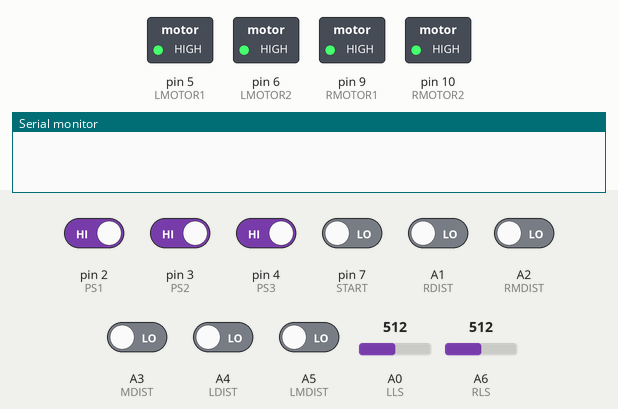
Bench run of a sketch on a simulated Arduino Nano, built with avr-gcc and run on an emulated ATmega328P. Shown: switched loads named in the sketch (green lamp = pin HIGH), the last lines printed to the serial monitor. Dashed ring = blinking. Inputs (shaded band) come from the test bench; at power-on: pin 2 (PS1), pin 3 (PS2), pin 4 (PS3) HIGH, A1 (RDIST), A2 (RMDIST), A3 (MDIST), A4 (LDIST), A5 (LMDIST), pin 7 (START) LOW, A0 (LLS) = 512, A6 (RLS) = 512.

Above: at 1.2 s.
1.3 s: pin 2 (PS1) driven LOW and pin 3 (PS2) driven LOW and pin 4 (PS3) driven LOW and pin 7 (START) driven HIGH and A1 (RDIST) driven HIGH
3.2 s: pin 3 (PS2) driven HIGH
At 4.4 s:
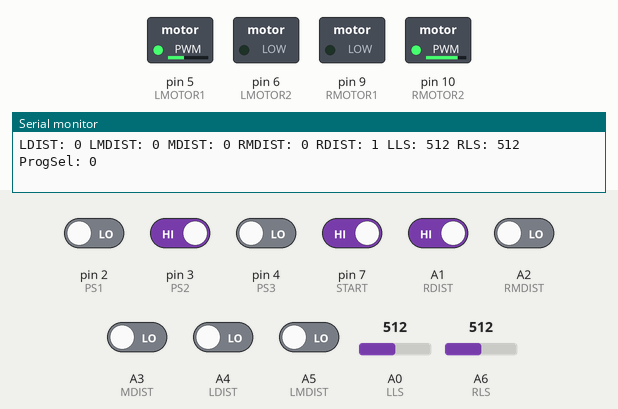
4.7 s: A0 (LLS) set to 36
6.2 s: A0 (LLS) set to 32
At 6.29 s:
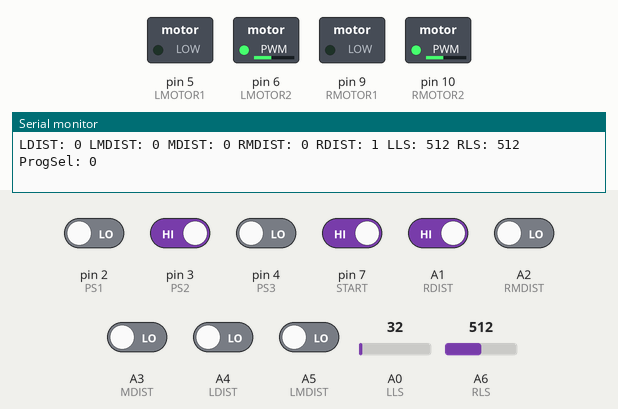
9.2 s: pin 7 (START) driven LOW
At 10.5 s:
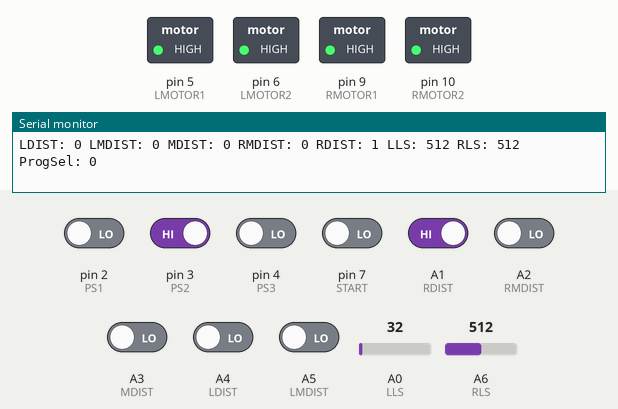
10.8 s: pin 7 (START) driven HIGH
At 10.89 s:
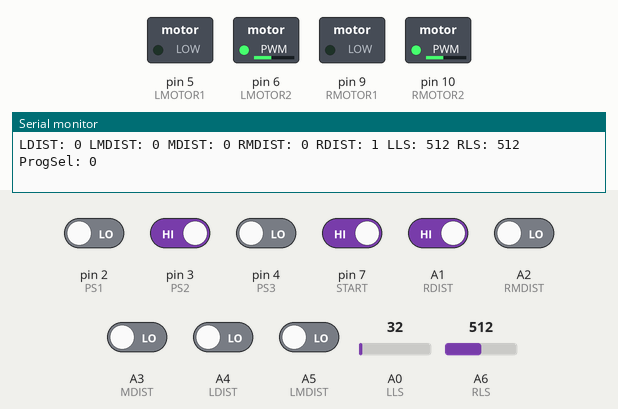
Timing chart, 0 to 14.8 s (numbered marks = the images above; inputs shaded):
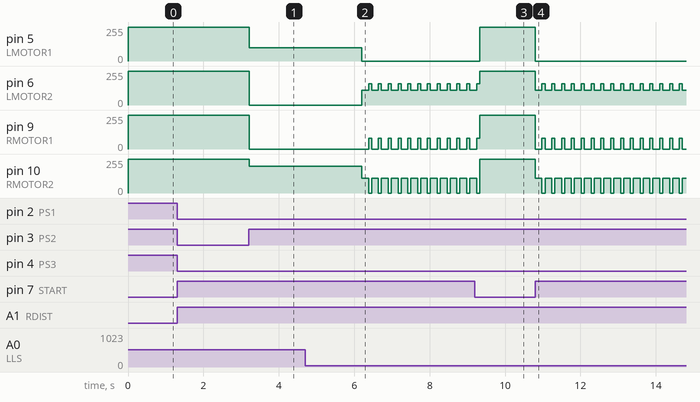

The sketch:

luytenCode.ino
```cpp
#define LMOTOR1 5
#define LMOTOR2 6
#define RMOTOR1 9
#define RMOTOR2 10
// Start module
#define START 7
// Distance sensors
#define LDIST A4
#define LMDIST A5
#define MDIST A3
#define RMDIST A2
#define RDIST A1
// Line sensors
#define LLS A0
#define RLS A6
// Program select
#define PS1 2
#define PS2 3
#define PS3 4

int lineThreshold = 35;  // Tunable threshold value for line sensors, 40

void setup() {
  // Set motor pins as output
  pinMode(LMOTOR1, OUTPUT);
  pinMode(LMOTOR2, OUTPUT);
  pinMode(RMOTOR1, OUTPUT);
  pinMode(RMOTOR2, OUTPUT);

  // Set sensor pins as input
  pinMode(LDIST, INPUT);
  pinMode(LMDIST, INPUT);
  pinMode(MDIST, INPUT);
  pinMode(RMDIST, INPUT);
  pinMode(RDIST, INPUT);
  pinMode(LLS, INPUT);
  pinMode(RLS, INPUT);
  pinMode(START, INPUT);
  pinMode(PS1, INPUT_PULLUP);
  pinMode(PS2, INPUT_PULLUP);
  pinMode(PS3, INPUT_PULLUP);

  // Initialize serial communication for debug mode
  if (debugMode) {
    Serial.begin(9600);
  }

  // Start with motors off
  stopMotors();
}

void loop() {
  // Read sensor values
  bool leftDist = digitalRead(LDIST);
  bool leftMidDist = digitalRead(LMDIST);
  bool midDist = digitalRead(MDIST);
  bool rightMidDist = digitalRead(RMDIST);
  bool rightDist = digitalRead(RDIST);
  int leftLine = analogRead(LLS);
  int rightLine = analogRead(RLS);
  int progSel = readProgramSelection();

  if (digitalRead(START) == HIGH) {
    switch (progSel) {
      case 0:
        debugMode(leftDist, leftMidDist, midDist, rightMidDist, rightDist, leftLine, rightLine);  // Default program: stop motors
        break;
      case 1:
        defensive(leftDist, leftMidDist, midDist, rightMidDist, rightDist, leftLine, rightLine);
        break;
      case 2:
        attack(leftDist, leftMidDist, midDist, rightMidDist, rightDist, leftLine, rightLine);
        break;
      case 3:
        //programThree();
        break;
      case 4:
        //programFour();
        break;
      case 5:
        //programFive();
        break;
      case 6:
        //programSix();
        break;
      case 7:
        //programSeven();
        break;
      default:
        stopMotors();  // Default to stopping motors if an unknown program is selected
        break;
    }
  } else {
    stopMotors();
  }
}

int readProgramSelection() {
  int ps1 = digitalRead(PS1);
  int ps2 = digitalRead(PS2);
  int ps3 = digitalRead(PS3);

  // Convert binary inputs to a single integer (0-7)
  return (ps1 << 2) | (ps2 << 1) | ps3;
}

void debugMode(bool leftDist, bool leftMidDist, bool midDist, bool rightMidDist, bool rightDist, int leftLine, int rightLine) {
  Serial.print("LDIST: ");
  Serial.print(leftDist);
  Serial.print(" LMDIST: ");
  Serial.print(leftMidDist);
  Serial.print(" MDIST: ");
  Serial.print(midDist);
  Serial.print(" RMDIST: ");
  Serial.print(rightMidDist);
  Serial.print(" RDIST: ");
  Serial.print(rightDist);
  Serial.print(" LLS: ");
  Serial.print(leftLine);
  Serial.print(" RLS: ");
  Serial.print(rightLine);
  Serial.print(" ProgSel: ");
  Serial.println(readProgramSelection());
  delay(100);  // Delay to make it readable
}

void defensive(bool leftDist, bool leftMidDist, bool midDist, bool rightMidDist, bool rightDist, int leftLine, int rightLine) {
  if (leftLine < lineThreshold) {
    moveBackward(80);
    delay(160);
    turnRightS(160);
    delay(160);
    //moveForward(40);
    //delay(100);
  } else if (rightLine < lineThreshold){
    moveBackward(80);
    delay(160);
    turnLeftS(160);
    delay(160);
    //moveForward(40);
    //delay(100);
  } else if (midDist) {
    moveForward(125);
  } else if (leftMidDist) {
    turnRight(200);
  } else if (rightMidDist) {
    turnLeft(200);
  } else if (leftDist) {
    turnRightS(200);
  } else if (rightDist) {
    turnLeftS(200);
  } else {
    stopMotors();
  }
}

int midDistCounter = 0; // Initialize a counter for midDist
void attack(bool leftDist, bool leftMidDist, bool midDist, bool rightMidDist, bool rightDist, int leftLine, int rightLine) {
  if (leftLine < lineThreshold) {
    moveBackward(110);
    delay(180);
    turnRightS(160);
    delay(80);
    midDistCounter = 0; // Reset counter
  }
  else if (rightLine < lineThreshold) {
    moveBackward(110);
    delay(180);
    turnLeftS(160);
    delay(80);
    midDistCounter = 0; // Reset counter
  }
  else if (midDist) {
    midDistCounter++; // Increase counter
    moveForward(135 + (midDistCounter * 5)); // Increase speed progressively
  }
  else if (leftMidDist) {
    turnRight(200);
    midDistCounter = 0; // Reset counter
  }
  else if (rightMidDist) {
    turnLeft(200);
    midDistCounter = 0; // Reset counter
  }
  else if (leftDist) {
    turnRightS(200);
    midDistCounter = 0; // Reset counter
  }
  else if (rightDist) {
    turnLeftS(200);
    midDistCounter = 0; // Reset counter
  }
  else {
    moveForward(45);
    midDistCounter = 0; // Reset counter
  }
}

void stopMotors() {
  analogWrite(LMOTOR1, 255);
  analogWrite(LMOTOR2, 255);
  analogWrite(RMOTOR1, 255);
  analogWrite(RMOTOR2, 255);
}

void moveForward(int motorSpeed) {
  analogWrite(LMOTOR1, motorSpeed);
  analogWrite(LMOTOR2, 0);
  analogWrite(RMOTOR1, motorSpeed);
  analogWrite(RMOTOR2, 0);
}

void moveBackward(int motorSpeed) {
  analogWrite(LMOTOR1, 0);
  analogWrite(LMOTOR2, motorSpeed);
  analogWrite(RMOTOR1, 0);
  analogWrite(RMOTOR2, motorSpeed);
}

void turnRight(int motorSpeed) {
  analogWrite(LMOTOR1, 255);
  analogWrite(LMOTOR2, 255);
  analogWrite(RMOTOR1, motorSpeed);
  analogWrite(RMOTOR2, 0);
}

void turnLeft(int motorSpeed) {
  analogWrite(LMOTOR1, motorSpeed);
  analogWrite(LMOTOR2, 0);
  analogWrite(RMOTOR1, 255);
  analogWrite(RMOTOR2, 255);
}

void turnRightS(int motorSpeed) {
  analogWrite(LMOTOR1, 0);
  analogWrite(LMOTOR2, motorSpeed);
  analogWrite(RMOTOR1, motorSpeed / 2);
  analogWrite(RMOTOR2, 0);
}

void turnLeftS(int motorSpeed) {
  analogWrite(LMOTOR1, motorSpeed / 2);
  analogWrite(LMOTOR2, 0);
  analogWrite(RMOTOR1, 0);
  analogWrite(RMOTOR2, motorSpeed);
}

bool detectLine(int leftLine, int rightLine) {
  return leftLine < lineThreshold || rightLine < lineThreshold;
}

bool detectObstacle(bool leftDist, bool leftMidDist, bool midDist, bool rightMidDist, bool rightDist) {
  return leftDist || leftMidDist || midDist || rightMidDist || rightDist;
}
```

Measured:
- the behaviour switches between 35 and 34 on A0 (LLS) (found by bisection; images 1 and 2)
- after the input at 3.2 s, pin 5 (LMOTOR1): 255/255 → 100/255 at once; pin 6 (LMOTOR2), pin 9 (RMOTOR1): 255/255 → 0/255 at once; pin 10 (RMOTOR2): 255/255 → 200/255 at once
- after the input at 4.7 s, every drawn part: stays the same
- after the input at 6.2 s, pin 5 (LMOTOR1): 100/255 → 0/255 at once; pin 6 (LMOTOR2): alternates 160/255 for 0.08 s and 110/255 for 0.18 s, starting at once; pin 9 (RMOTOR1): alternates 80/255 for 0.08 s and 0/255 for 0.18 s, starting after 0.18 s; pin 10 (RMOTOR2): alternates 110/255 for 0.18 s and 0/255 for 0.08 s, starting at once
- after the input at 9.2 s, pin 5 (LMOTOR1): 0/255 → 255/255 after 0.12 s
- after the input at 10.8 s, pin 5 (LMOTOR1): 255/255 → 0/255 at once; pin 6 (LMOTOR2): alternates 160/255 for 0.08 s and 110/255 for 0.18 s, starting at once; pin 9 (RMOTOR1): alternates 80/255 for 0.08 s and 0/255 for 0.18 s, starting at once; pin 10 (RMOTOR2): alternates 110/255 for 0.18 s and 0/255 for 0.08 s, starting at once
